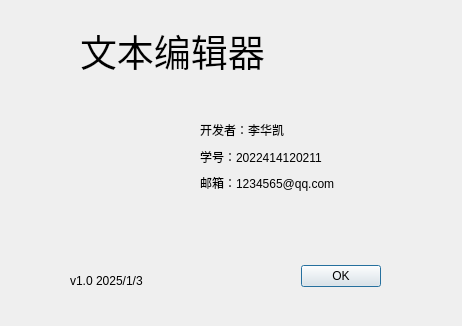
<?xml version="1.0" encoding="UTF-8"?>
<ui version="4.0">
 <class>AboutDialog</class>
 <widget class="QDialog" name="AboutDialog">
  <property name="geometry">
   <rect>
    <x>0</x>
    <y>0</y>
    <width>462</width>
    <height>326</height>
   </rect>
  </property>
  <property name="windowTitle">
   <string>Dialog</string>
  </property>
  <widget class="QDialogButtonBox" name="buttonBox">
   <property name="geometry">
    <rect>
     <x>40</x>
     <y>260</y>
     <width>341</width>
     <height>32</height>
    </rect>
   </property>
   <property name="orientation">
    <enum>Qt::Orientation::Horizontal</enum>
   </property>
   <property name="standardButtons">
    <set>QDialogButtonBox::StandardButton::Ok</set>
   </property>
  </widget>
  <widget class="QLabel" name="label">
   <property name="geometry">
    <rect>
     <x>80</x>
     <y>10</y>
     <width>271</width>
     <height>81</height>
    </rect>
   </property>
   <property name="font">
    <font>
     <pointsize>28</pointsize>
    </font>
   </property>
   <property name="text">
    <string>文本编辑器</string>
   </property>
  </widget>
  <widget class="QLabel" name="label_5">
   <property name="geometry">
    <rect>
     <x>70</x>
     <y>270</y>
     <width>91</width>
     <height>21</height>
    </rect>
   </property>
   <property name="text">
    <string>v1.0 2025/1/3</string>
   </property>
  </widget>
  <widget class="QWidget" name="layoutWidget">
   <property name="geometry">
    <rect>
     <x>200</x>
     <y>120</y>
     <width>208</width>
     <height>73</height>
    </rect>
   </property>
   <layout class="QVBoxLayout" name="verticalLayout">
    <item>
     <widget class="QLabel" name="label_2">
      <property name="text">
       <string>开发者：李华凯</string>
      </property>
     </widget>
    </item>
    <item>
     <widget class="QLabel" name="label_3">
      <property name="text">
       <string>学号：2022414120211</string>
      </property>
     </widget>
    </item>
    <item>
     <widget class="QLabel" name="label_4">
      <property name="text">
       <string>邮箱：1234565@qq.com</string>
      </property>
     </widget>
    </item>
   </layout>
  </widget>
 </widget>
 <resources/>
 <connections>
  <connection>
   <sender>buttonBox</sender>
   <signal>accepted()</signal>
   <receiver>AboutDialog</receiver>
   <slot>accept()</slot>
   <hints>
    <hint type="sourcelabel">
     <x>248</x>
     <y>254</y>
    </hint>
    <hint type="destinationlabel">
     <x>157</x>
     <y>274</y>
    </hint>
   </hints>
  </connection>
  <connection>
   <sender>buttonBox</sender>
   <signal>rejected()</signal>
   <receiver>AboutDialog</receiver>
   <slot>reject()</slot>
   <hints>
    <hint type="sourcelabel">
     <x>316</x>
     <y>260</y>
    </hint>
    <hint type="destinationlabel">
     <x>286</x>
     <y>274</y>
    </hint>
   </hints>
  </connection>
 </connections>
</ui>
